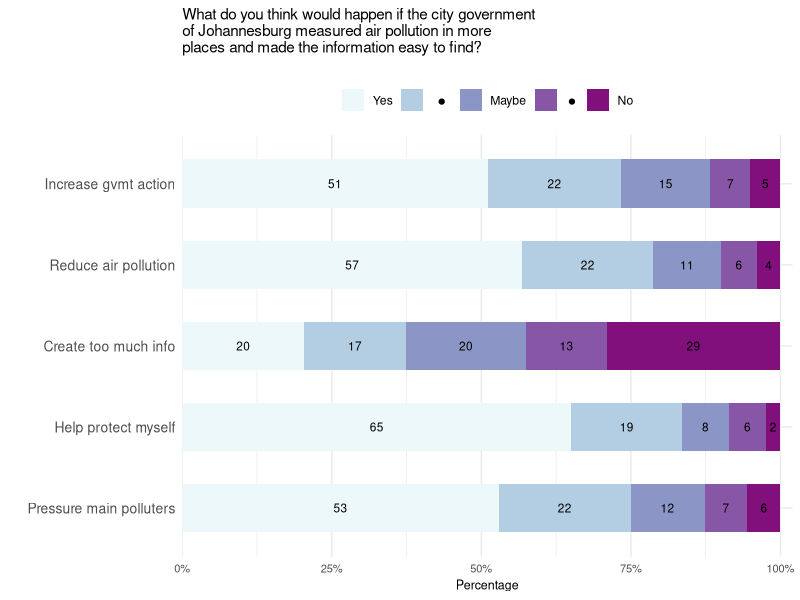
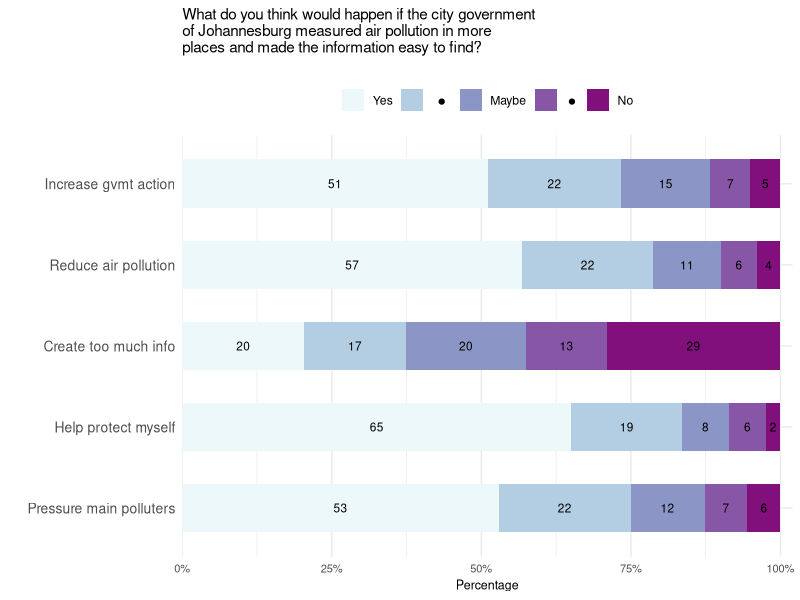

The R source for these figures, in order:
## ---- chunk 1

library(tidyverse)
library(RColorBrewer)
library(scales)

## For replicability: session information 
session_info <- print(sessionInfo())

## ---- chunk 2
"%ni%" = Negate("%in%")

set.seed(123)

dataJoburg <- read.csv("data/data_joh_person_anon.csv")

## ---- chunk 3
# filter out straightlining for the effect of more monitoring "More measurements would..."

# Identify columns starting with "AM_effect"
effect_cols <- grep("^AM_effect", names(dataJoburg), value = TRUE)

# Calculate the row-wise standard deviation for these columns and filter out straightliners
dataJoburgFilter <- dataJoburg %>%
  mutate(effect_sd = apply(select(., all_of(effect_cols)), 1, sd, na.rm = TRUE)) %>%
  filter(effect_sd != 0) %>%
  select(-effect_sd)

dataJoburg <- dataJoburgFilter

## ---- chunk 4

# --- Step 1: Recode and factor all three policy variables ---
recode_policy <- function(x) {
  factor(recode(x,
    `1` = "No",
    `2` = "dot_1 ", # Ensure consistent spacing for internal names if they are part of the level string
    `3` = "Maybe",
    `4` = "dot_2  ", # Consistent spacing for internal names (note two spaces at end to differentiate from dot_1 )
    `5` = "Yes"
  ),
  # Ensure these levels match the strings used in recode exactly, including spaces
  levels = c("No", "dot_1 ", "Maybe", "dot_2  ", "Yes"),
  ordered = TRUE
  )
}

dataJoburg <- dataJoburg %>%
  mutate(
    AM_effect1_1F = recode_policy(AM_effect1_1),
    AM_effect2_1F = recode_policy(AM_effect2_1),
    AM_effect3_1F = recode_policy(AM_effect3_1),
    AM_effect4_1F = recode_policy(AM_effect4_1),
    AM_effect5_1F = recode_policy(AM_effect5_1)
  )

# --- Step 2: Pivot the data to long format and summarize ---
# Select only the newly created _F columns for pivoting
summary_data <- dataJoburg %>%
  select(starts_with("AM_effect")) %>% # Selects all columns starting with "AM_effect" and ending with F
                                          # Make sure this accurately captures your variables
  pivot_longer(
    cols = ends_with("F"), # Selects all columns ending with "F" for flexibility
    names_to = "Question",
    values_to = "Response_Category",
    values_drop_na = TRUE
  ) %>%
  group_by(Question, Response_Category) %>%
  summarise(obs_count = n(), .groups = "drop_last") %>% # Renamed 'count' to 'obs_count' to avoid conflict
  mutate(share = obs_count / sum(obs_count)) %>%
  ungroup() %>%
  group_by(Question) %>% # Regroup by Question to apply cumulative sum per group
  arrange(fct_rev(Response_Category)) %>% # IMPORTANT: Arrange by the factor order of Response_Category
  mutate(
    y_max = cumsum(share),
    y_mid = y_max - (share / 2),
    label_text = as.character(round(share * 100))
  ) %>%
  ungroup()

# --- Step 3: Define the order and labels for the plot and legend ---
# Labels for the LEGEND
legend_labels_full <- c(
  "No",
  " ● ", # Consistent legend label for dot_1
  "Maybe",
  "  ●  ", # Consistent legend label for dot_2
  "Yes"
)

# This should be the natural order of your factor levels from recode_policy
fill_levels_defined_order <- levels(dataJoburg$AM_effect1_1F)

# Define the custom labels for the Y-axis (Question labels after coord_flip)
# IMPORTANT: Adjust 'levels' to the exact names of your `_F` variables
# and 'labels' to their desired display names.
summary_data$Question_Plot_Label <- factor(summary_data$Question,
                                           levels = c("AM_effect1_1F", "AM_effect2_1F", "AM_effect3_1F", "AM_effect4_1F", "AM_effect5_1F"), # Customize this order
                                           labels = c("Increase gvmt action", "Reduce air pollution", "Create too much info", "Help protect myself", "Pressure main polluters"), # Customize these labels
                                           ordered = TRUE) %>%
                                    fct_rev() # Reverse the order for plotting with coord_flip

# --- Plotting the Horizontal Stacked Bar Plot with custom text positions ---
p_stacked_fixed <- ggplot(summary_data, aes(x = Question_Plot_Label, y = share,
                                             fill = Response_Category)) + 
  geom_col(width = 0.6) +
  geom_text(
    aes(y = y_mid, label = label_text, color = "black"),
    size = 3,
    na.rm = FALSE
  ) +
  coord_flip() + # Rotate to horizontal
  scale_y_continuous(
    labels = percent_format(accuracy = 1),
    expand = expansion(mult = c(0, 0.02))
  ) +
  scale_fill_manual(
    values = brewer.pal(5, "BuPu"), # Consider if BuPu is ideal for "Disagree/Agree"
    limits = rev(fill_levels_defined_order), # Reverse the order for the fill scale limits
    labels = rev(legend_labels_full) # Also reverse the labels for the legend to match the plot
  ) +
  scale_color_identity() +
  labs(
    x = "",
    y = "Percentage",
    fill = "Response",
    title = "What do you think would happen if the city government\nof Johannesburg measured air pollution in more\nplaces and made the information easy to find?
" # question
  ) +
  theme_minimal() +
  theme(
    legend.position = "top",
    legend.title = element_blank(),
    axis.text.y = element_text(size = 10),
    axis.text.x = element_text(size = 8),
    axis.title.x = element_text(size = 9),
    plot.title = element_text(size = 11)
  )

print(p_stacked_fixed)

# Save the plot
ggsave(plot = p_stacked_fixed, filename = paste("plots/aqm_impact_stacked.png", sep = ""),
       dpi=600, width = 18, height = 10, units='cm')


